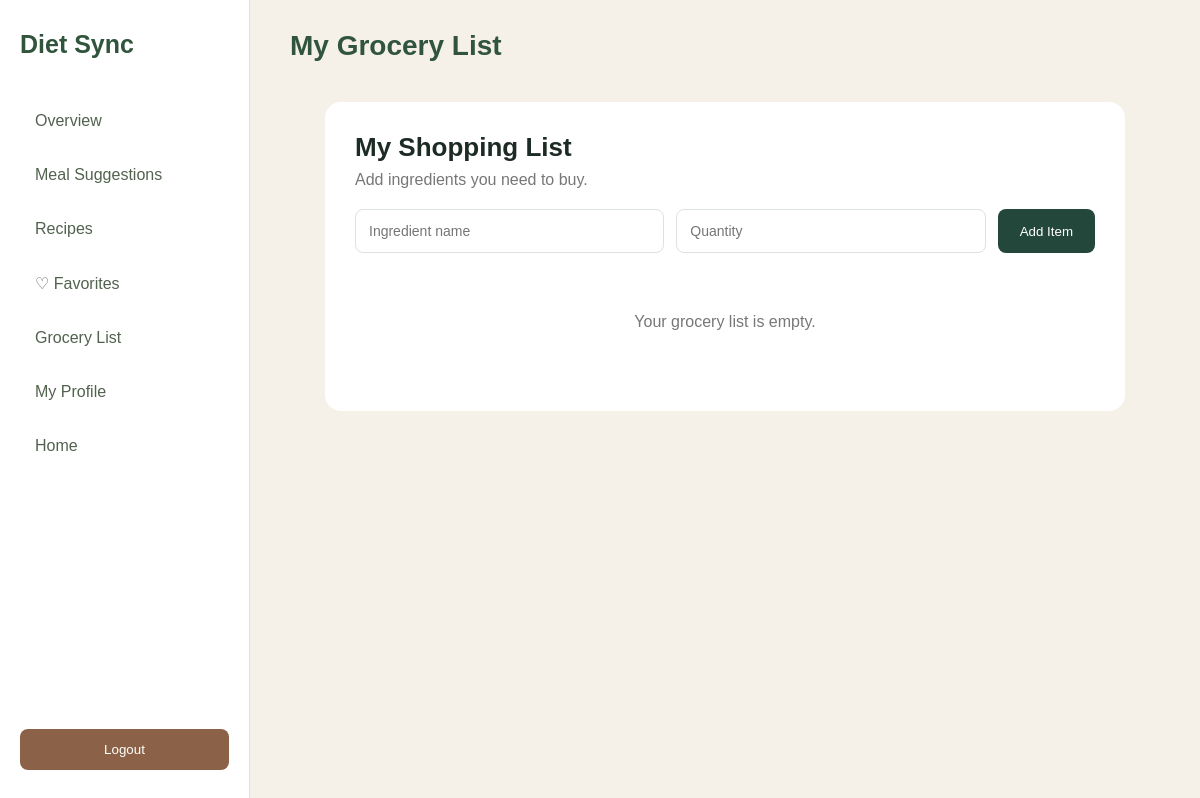
The app's page /grocery-list/ (signed in), older data.
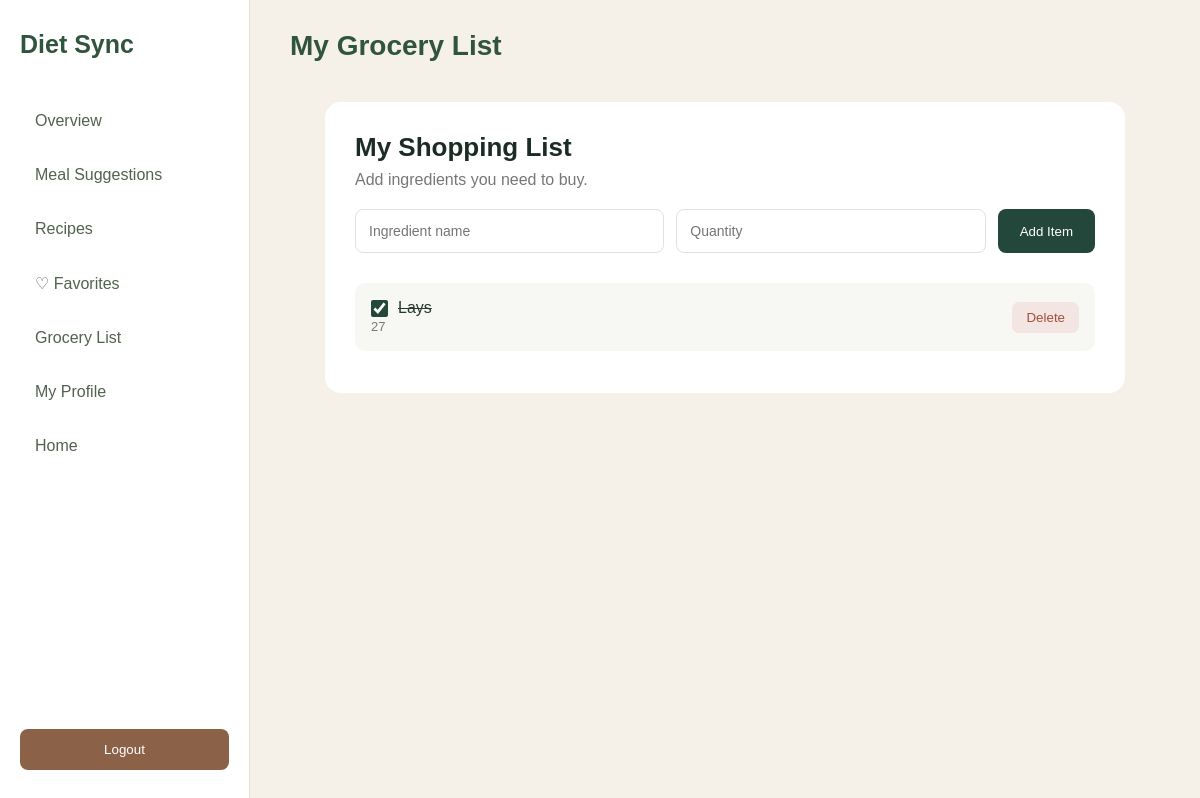
The same page, newer data.
### core/models.py (models this page shows, shortened)
class GroceryItem(models.Model):
    user = models.ForeignKey(settings.AUTH_USER_MODEL,on_delete=models.CASCADE,related_name="grocery_items")
    name = models.CharField(max_length=200)
    quantity = models.CharField(max_length=100, blank=True)
    is_purchased = models.BooleanField(default=False)
    created_at = models.DateTimeField(auto_now_add=True)

### accounts/permissions.py (the view)
    def wrapper(request, *args, **kwargs):
        if not request.user.is_authenticated:
            return redirect_to_login(request.get_full_path())
        return view_func(request, *args, **kwargs)

### accounts/permissions.py (called while the page is built)
def custom_login_required(view_func):
    def wrapper(request, *args, **kwargs):
        if not request.user.is_authenticated:
            return redirect_to_login(request.get_full_path())
        return view_func(request, *args, **kwargs)
    return wrapper

### core/views.py (called while the page is built, shortened)
@custom_login_required
def grocery_list_view(request):
    items = GroceryItem.objects.filter(user=request.user)
    return render(request, "grocery_list.html", {"items": items})

### core/templates/grocery_list.html (shortened to what this page needs)
{% extends "dashboard_base.html" %}
{% load static %}
{% block page_heading %}My Grocery List{% endblock %}
{% block content %}
<div class="grocery-container">
    <h2>My Shopping List</h2>
    <p>Add ingredients you need to buy.</p>
    <form method="POST" class="grocery-form">
        <input type="text" name="name" placeholder="Ingredient name" required>
        <input type="text" name="quantity" placeholder="Quantity">
        <button type="submit">Add Item</button>
    </form>
    {% for item in items %}
    <div class="grocery-item">
        <form method="POST">
            <label>
                <input type="checkbox" onchange="this.form.submit()" {% if item.is_purchased %}checked{% endif %}>
                {% if item.is_purchased %}
                    <del>{{ item.name }}</del>
                {% else %}
                    {{ item.name }}
                {% endif %}
            </label>
            <span class="grocery-quantity">
                {{ item.quantity }}
            </span>
        </form>
        <form method="POST">
            <button type="submit" class="delete-button">
                Delete
            </button>
        </form>
    </div>
    {% empty %}
    <p class="empty-list">Your grocery list is empty.</p>
    {% endfor %}
</div>
{% endblock %}

Row changes from the older to the newer data that the page shows:
added GroceryItem: is_purchased "☑", name "Lays", quantity "27"
Text that changed along with them:
text no longer shown: "Your grocery list is empty."
